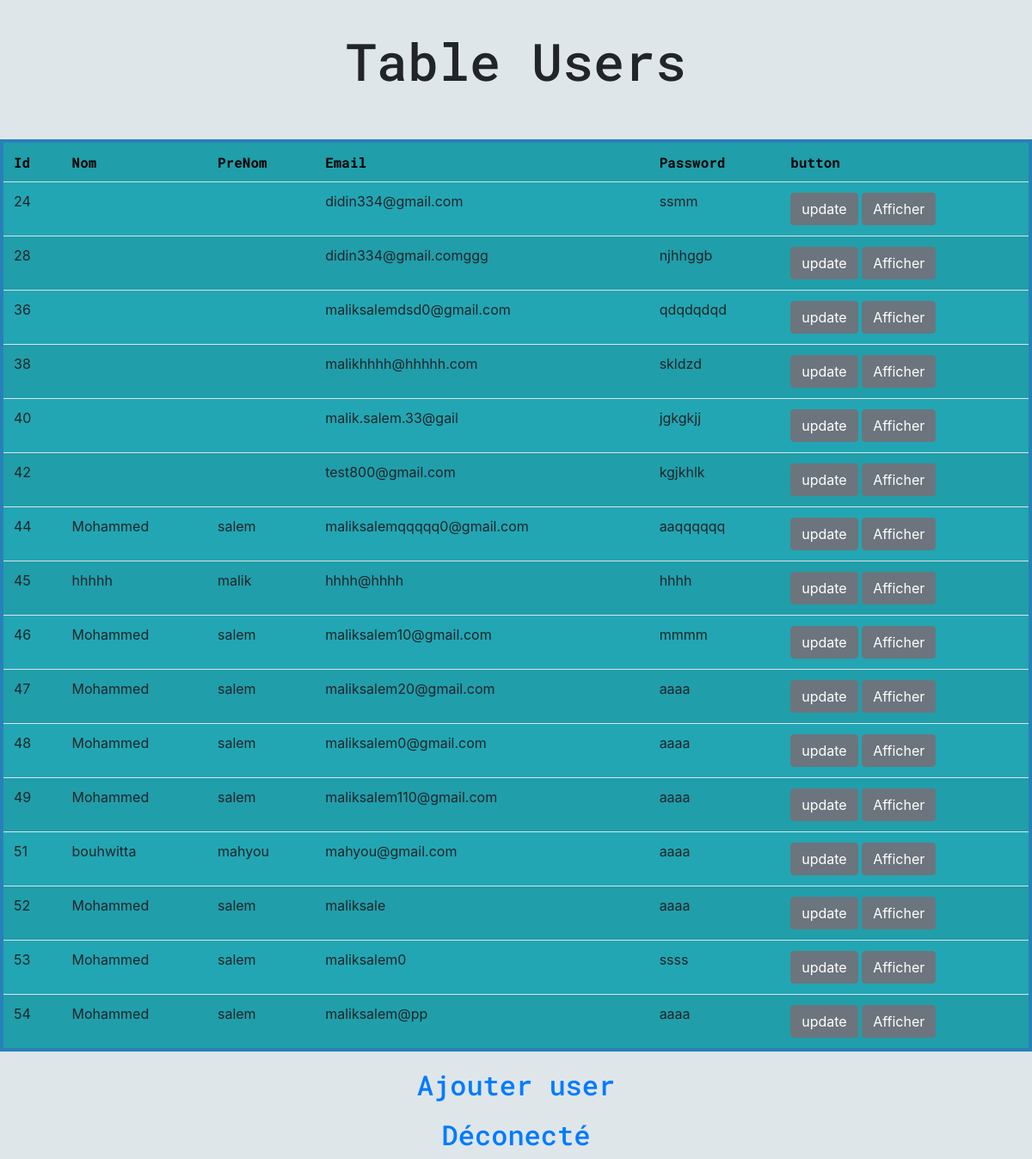
The page /users.php on the database its author committed.
### tables this page shows
CREATE TABLE `users` (
  `id` int(11) NOT NULL,
  `name` varchar(255) NOT NULL,
  `username` varchar(255) NOT NULL,
  `email` varchar(255) NOT NULL,
  `password` varchar(255) NOT NULL
);

### users.php (the view, shortened to what this page needs)
<head>
    <link rel="stylesheet" href="../css/bootstrap.min.css">
</head>
<body>
    <h1>Table Users</h1>
    <?php
$pdo = new PDO("mysql:host=localhost;dbname=crud", "root", "");
    $request = "SELECT * FROM users";
				$statement = $pdo->prepare($request);
                $statement->execute();
                ?>
    <table class="table table1 table-striped">
        <tr class="trheader" style='color:red'>
            <th>Id</th>
            <th>Nom</th>
            <th>PreNom</th>
            <th>Email</th>
            <th>Password</th>
            <th>button</th>
        </tr>
        <?php
                    while ($user = $statement->fetch()){
                    echo "<tr>";
                        echo "<td>".$user['id']."</td>";
                        echo "<td>".$user['username']."</td>";
                        echo "<td>".$user['name']."</td>";
                        echo "<td>".$user['email']."</td>";
                        echo "<td>".$user['password']."</td>";
                        echo '<td><button type="button" class="btn btn-secondary"><a href="update_user.php?id='.$user['id'].'">update</a></button>
                        <button type="button" class="btn btn-secondary"><a href="delete_user.php?id='.$user['id'].'">Afficher</a></button>
                        </td>';
                    echo "</tr>";}
                   ?>
    </table>
    <a href="index.php">
        <h2>Ajouter user</h2>
    </a>
    <a href="login.php">
        <h2>Déconecté</h2>
    </a>
</body>
</html>

### users.php (style rules this page uses)
body { background-color: #dfe6e9; }
h1 { text-align: center; padding: 35px 0; font-family: 'Roboto Mono', monospace; font-size: 60px; }
table { background-color: #22a6b3; margin: 20px 0; width: 100px; border: 4px solid #2980b9; }
table a { text-decoration: none; color: #ffffff; }
a { text-decoration: none; }
h2 { text-align: center; margin-top: 20px; font-family: 'Roboto Mono', monospace; }
.trheader { color: #000000 !important; font-family: 'Roboto Mono', monospace; }

### rows shown on the page
users: id "24", email "didin334@gmail.com", password "ssmm"
users: id "28", email "didin334@gmail.comggg", password "njhhggb"
users: id "36", email "maliksalemdsd0@gmail.com", password "qdqdqdqd"
users: id "38", email "malikhhhh@hhhhh.com", password "skldzd"
users: id "40", email "malik.salem.33@gail", password "jgkgkjj"
users: id "42", email "test800@gmail.com", password "kgjkhlk"
users: id "44", username "Mohammed", name "salem", email "maliksalemqqqqq0@gmail.com", password "aaqqqqqq"
users: id "45", username "hhhhh", name "malik", email "hhhh@hhhh", password "hhhh"
users: id "46", username "Mohammed", name "salem", email "maliksalem10@gmail.com", password "mmmm"
users: id "47", username "Mohammed", name "salem", email "maliksalem20@gmail.com", password "aaaa"
users: id "48", username "Mohammed", name "salem", email "maliksalem0@gmail.com", password "aaaa"
users: id "49", username "Mohammed", name "salem", email "maliksalem110@gmail.com", password "aaaa"
users: id "51", username "bouhwitta", name "mahyou", email "mahyou@gmail.com", password "aaaa"
users: id "52", username "Mohammed", name "salem", email "maliksale", password "aaaa"
users: id "53", username "Mohammed", name "salem", email "maliksalem0", password "ssss"
users: id "54", username "Mohammed", name "salem", email "maliksalem@pp", password "aaaa"
